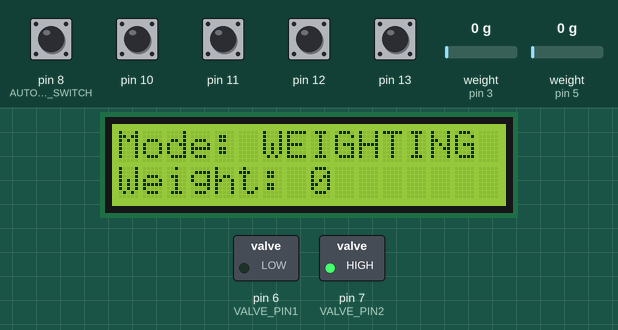
Recording of a program running on a simulated Arduino Uno, built with avr-gcc and run on an emulated ATmega328P. On the bench: 16×2 character LCD, switched loads named in the program (green lamp = pin HIGH). Inputs (shaded band) come from the test bench; at power-on: pin 8 (AUTO_MODE_SWITCH), pin 10–13 HIGH, weight on the scale (sensors on pin 3, pin 5) 0 g. What the program prints to the serial monitor is not drawn.

Above: at 8.2 s.
8.3 s: pin 8 (AUTO_MODE_SWITCH) pulled LOW for 1 s
At 9.3 s:
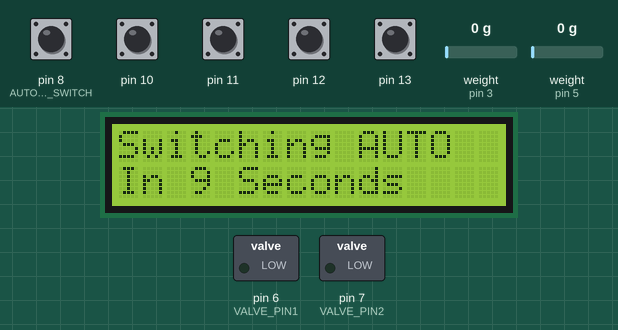
11.0 s: pin 12 pulled LOW for 0.25 s
At 11.8 s:
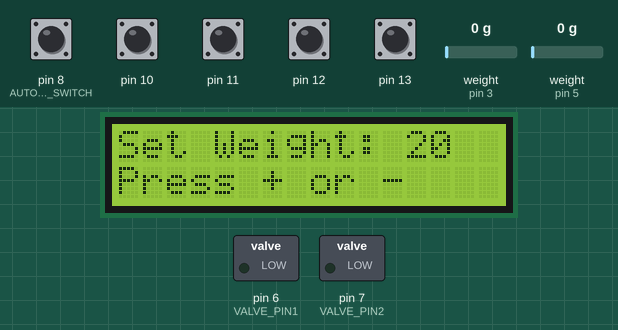
12.7 s: pin 12 pulled LOW for 1 s
At 14.7 s:
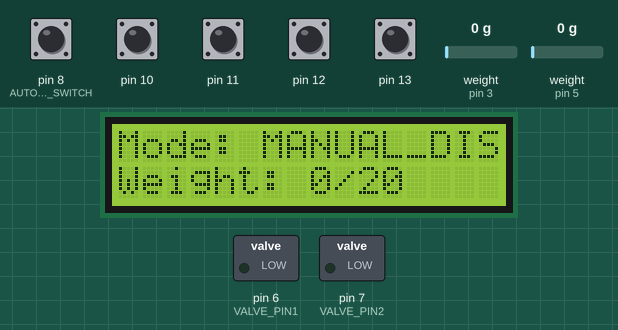
15.3 s: pin 13 pulled LOW for 0.25 s
At 17.1 s:
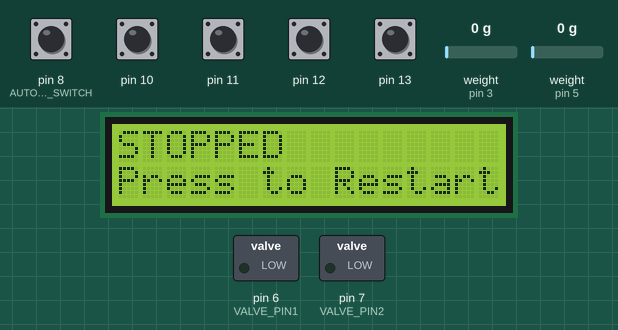
17.8 s: pin 13 pulled LOW for 1 s
At 18.3 s:
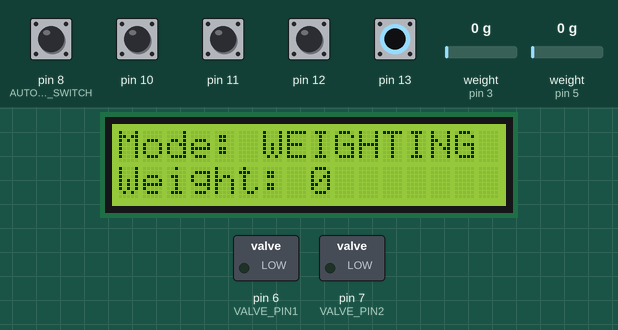
20.3 s: weight on the scale (sensor on pin 3) set to 2500 g
At 21.5 s:
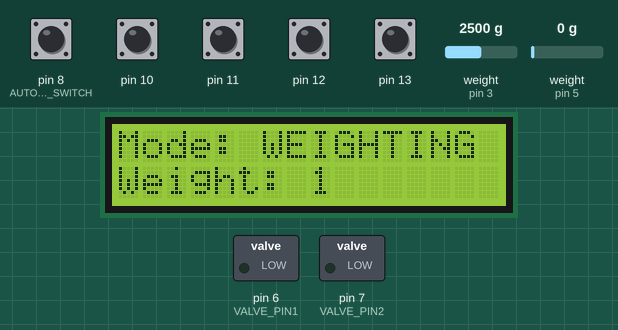
Timing chart, 0 to 22.9 s (numbered marks = the images above; inputs shaded):
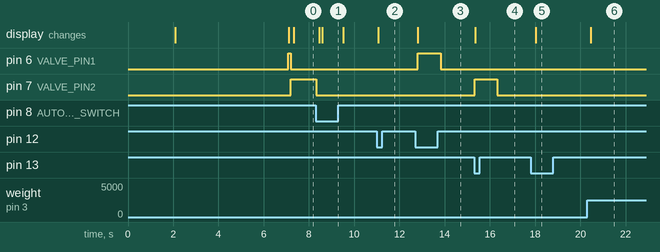

The program:

main.cpp
```cpp
#include <Arduino.h>
#include <LiquidCrystal_I2C.h>
#include <Wire.h>
#include "HX711.h"
#include <Valve.h>
#include <Automatic.h>
#include <PressButton.h>
#include <CustomScale.h>

// PARAMETERS
#define CALIBRATION_FACTOR -7050.0           // This value is obtained using the SparkFun_HX711_Calibration sketch
#define DISPENSER_WEIGHT 20                  // This is the weight of the rice that will be dispensed in kg for auto mode
#define INITIAL_LOADING_DELAY 5000           // This is for the initial loading of the rice at startup
#define AUTO_MODE_EXCHANGE_DELAY 20000       // This is the delay between the exchange of the container in auto mode
#define VALVE_OPEN_DELAY 1000                // this is the time for which the valve will be open and close
#define DISPENSER_WEIGHT_OFFSET 1            // this is the offset for the dispenser weight in kg to start valve closing
#define WEIGHT_MODE_TO_AUTO_MODE_DELAY 10000 // this is the delay to wait when switch back to auto mode from weight mode

// Sensors Pins
#define LOADCELL_DOUT_PIN_1 5
#define LOADCELL_SCK_PIN_1 4
#define LOADCELL_DOUT_PIN_2 3
#define LOADCELL_SCK_PIN_2 2

// Switches and Buttons Pins
#define AUTO_MODE_SWITCH 8         // if this is on, the system will automatically dispense the rice with preset weight, else the system will just act like a weighing machine
#define PLUS_SWITCH 10             // this will increase the weight in manual dispenser mode
#define MINUS_SWITCH 11            // this will decrease the weight in manual dispenser mode
#define MANUAL_DISPENSER_SWITCH 12 // this will turn on the manual dispenser mode
#define VALVE_PIN1 6               // this is the pin for the valve
#define VALVE_PIN2 7               // this is the pin for the valve
#define EMERGENCY_SWITCH 13

// initialize the liquid crystal library
// the first parameter is  the I2C address
// the second parameter is how many rows are on your screen
// the  third parameter is how many columns are on your screen
LiquidCrystal_I2C lcd(0x27, 16, 2);                         // set the LCD address to 0x27 for a 16 chars and 2 line display
HX711 scale;                                                // Create a scale instance
Valve valve(VALVE_PIN1, VALVE_PIN2, VALVE_OPEN_DELAY);      // Create a valve instance
PressButton manualDispenserSwitch(MANUAL_DISPENSER_SWITCH); // Create a button instance
PressButton plusSwitch(PLUS_SWITCH);                        // Create a button instance
PressButton minusSwitch(MINUS_SWITCH);                      // Create a button instance
PressButton emergencySwitch(EMERGENCY_SWITCH);
CustomScale scale1(LOADCELL_DOUT_PIN_1, LOADCELL_SCK_PIN_1, CALIBRATION_FACTOR, true); // Create a scale instance
CustomScale scale2(LOADCELL_DOUT_PIN_2, LOADCELL_SCK_PIN_2, CALIBRATION_FACTOR, false);  // Create a scale instance
AlternateScaling alternateScaling(scale1, scale2);                                      // Create an alternate scaling instance
Automatic automatic(
    valve,
    DISPENSER_WEIGHT,
    DISPENSER_WEIGHT_OFFSET,
    AUTO_MODE_EXCHANGE_DELAY,
    alternateScaling,
    WEIGHT_MODE_TO_AUTO_MODE_DELAY
); // Create an automatic instance

enum Mode
{
    AUTO,
    WEIGHTING,
    MANUAL_SET,
    MANUAL_DISPENSE
};

// Variables
float currentWeight = 0.0;
Mode currentMode = AUTO;
String lastDisplayText = "";
int manualDispenserCustomWeight = DISPENSER_WEIGHT;
bool isPausePressed = false;

void showInDisplay(String, String);
String getModeName(Mode mode);

void setup()
{
    Serial.begin(9600);
    Serial.println("System is starting...");

    // Setup Pins
    pinMode(AUTO_MODE_SWITCH, INPUT_PULLUP);

    lcd.init();
    lcd.backlight();
    automatic.setLcdDisplayCallback(showInDisplay);

    Serial.println("Scale is ready");

    // Startup
    showInDisplay("Please Load Rice", "Upto " + String(DISPENSER_WEIGHT) + " kg");
    // delay for few seconds
    delay(INITIAL_LOADING_DELAY);
    valve.open();
    lcd.clear();
    Serial.println("System is ready");
}
void loop()
{
    valve.update();

    if (emergencySwitch.isPressed())
    {
        if (!isPausePressed)
        {
            isPausePressed = true;
            automatic.reset();
            currentMode = AUTO;
            manualDispenserCustomWeight = DISPENSER_WEIGHT;
        }
        else
        {
            isPausePressed = false;
            automatic.startSwitchModeDelay();
        }
    }
    if (isPausePressed)
    {
        showInDisplay("STOPPED", "Press to Restart");
        return;
    }

    int weight = alternateScaling.getPrimaryWeight();

    // Check for mode changes and update the current mode
    Mode lastMode = currentMode;
    if (currentMode != MANUAL_SET && currentMode != MANUAL_DISPENSE)
    {
        if (digitalRead(AUTO_MODE_SWITCH) == LOW) // check if the auto mode toggle is enabled.
        {
            currentMode = AUTO;
        }
        else // otherwise, switch to weighting mode
        {
            currentMode = WEIGHTING;
        }
    }
    if (manualDispenserSwitch.isPressed())
    {
        // If the manual dispenser switch is pressed, switch to manual set mode
        // If the current mode is already manual set, switch to manual dispense mode
        // If the current mode is manual dispense, switch back to auto mode
        if (currentMode == AUTO || currentMode == WEIGHTING)
        {
            currentMode = MANUAL_SET;
        }
        else if (currentMode == MANUAL_SET)
        {
            currentMode = MANUAL_DISPENSE;
        }
        else
        {
            currentMode = AUTO;
        }
    }
    if (lastMode != currentMode)
    {
        valve.close();
        automatic.reset();
        Serial.println("Switched to " + getModeName(currentMode));

        // If the current mode is auto, start the switch mode delay because we came back from other mode
        if (currentMode == AUTO)
        {
            automatic.startSwitchModeDelay();
        }
    }

    // Act based on the current mode
    if (currentMode == AUTO)
    {
        automatic.processAutoMode(); //  process the automatic mode. display will be updated by the callback
    }
    else if (currentMode == WEIGHTING)
    {
        int weightSecondary = alternateScaling.getSecondaryWeight();
        showInDisplay("Mode: " + getModeName(currentMode), "Weight: " + String(weightSecondary));
    }
    else if (currentMode == MANUAL_SET)
    {
        valve.close();
        if (plusSwitch.isPressed())
        {
            manualDispenserCustomWeight += 1;
            Serial.println("Set Weight: " + String(manualDispenserCustomWeight));
        }
        else if (minusSwitch.isPressed())
        {
            manualDispenserCustomWeight -= 1;
            Serial.println("Set Weight: " + manualDispenserCustomWeight);
        }
        showInDisplay("Set Weight: " + String(manualDispenserCustomWeight), "Press + or -");
    }
    else if (currentMode == MANUAL_DISPENSE)
    {
        showInDisplay("Mode: " + getModeName(currentMode), "Weight: " + String(weight) + "/" + String(manualDispenserCustomWeight));
        valve.open();
        if (weight >= (manualDispenserCustomWeight - DISPENSER_WEIGHT_OFFSET))
        {
            valve.close();
            currentMode = MANUAL_SET;
            showInDisplay("Switched to " + getModeName(currentMode), "Press Dispense");
            Serial.println("Switched to " + getModeName(currentMode) + " Because weight is greater than set weight");
        }
    }
}

void showInDisplay(String line1, String line2)
{
    if (lastDisplayText == line1 + line2)
    {
        return;
    }
    Serial.println(line1 + " | " + line2);
    lcd.clear();
    lastDisplayText = line1 + line2;
    lcd.setCursor(0, 0);
    lcd.print(line1);
    lcd.setCursor(0, 1);
    lcd.print(line2);
}

String getModeName(Mode mode)
{
    switch (mode)
    {
    case AUTO:
        return "AUTO";
    case WEIGHTING:
        return "WEIGHTING";
    case MANUAL_SET:
        return "MANUAL_SET";
    case MANUAL_DISPENSE:
        return "MANUAL_DISPENSE";
    default:
        return "UNKNOWN";
    }
}
```

Automatic.h
```cpp
#include <Arduino.h>
#include <Valve.h>
#include <CustomScale.h>

#ifndef AUTOMATIC_H
#define AUTOMATIC_H

class Automatic
{
    Valve &valve;
    AlternateScaling &alternateScaling;
    bool waitingForExchange = false;
    unsigned long exchangeStartTime = 0;
    float dispenserWeight;
    float dispenserWeightOffset;
    unsigned long exchangeDelay;
    void (*showInDisplay)(String, String);
    unsigned long switchModeDelayStartTime = 0;
    unsigned long switchModeDelay;

public:
    Automatic(Valve &valve, float dispenserWeight, float dispenserWeightOffset, unsigned long exchangeDelay, AlternateScaling &alternateScaling, unsigned long switchModeDelay) : valve(valve), alternateScaling(alternateScaling), switchModeDelay(switchModeDelay)
    {
        this->dispenserWeight = dispenserWeight;
        this->dispenserWeightOffset = dispenserWeightOffset;
        this->exchangeDelay = exchangeDelay;
    }
    void reset()
    {
        waitingForExchange = false;
        exchangeStartTime = 0;
        valve.close();
        switchModeDelayStartTime = 0;
    }
    void startSwitchModeDelay()
    {
        switchModeDelayStartTime = millis();
    }
    void setLcdDisplayCallback(void (*showInDisplay)(String, String))
    {
        this->showInDisplay = showInDisplay;
    }
    void processAutoMode()
    {
        if (switchModeDelayStartTime > 0)
        {
            if ((millis() - switchModeDelayStartTime) < switchModeDelay)
            {
                showInDisplay("Switching AUTO", "In " + String((int)((switchModeDelay - (millis() - switchModeDelayStartTime)) / 1000)) + " Seconds");
                return;
            }
            switchModeDelayStartTime = 0;
        }
        int weight = alternateScaling.getWeight();
        if (waitingForExchange)
        {
            if ((millis() - exchangeStartTime) < (exchangeDelay / 2))
            {
                showInDisplay("Secure your", "Dispenser");
            }
            else
            {
                showInDisplay("Waiting For", "Next Dispenser");
            }
            if ((millis() - exchangeStartTime) > exchangeDelay) // check if the exchange delay has passed, if so open the valve
            {
                valve.open();
                waitingForExchange = false;
                alternateScaling.switchScale(); // switch the scale after the exchange delay
            }
        }
        else
        {
            valve.open(); // make sure the valve is open
            showInDisplay("Mode: AUTO", "Weight: " + String(weight));
            if (weight >= (dispenserWeight - dispenserWeightOffset))
            {
                // close the valve and start the exchange delay if the weight is greater than the dispenser set weight
                valve.close();
                waitingForExchange = true;
                exchangeStartTime = millis();
            }
        }
    }
};

#endif
```

CustomScale.h
```cpp
#include <Arduino.h>
#include <HX711.h>

#ifndef CustomScale_H
#define CustomScale_H

class CustomScale
{
    HX711 scale;
    bool revertSign = false;

public:
    CustomScale(int doutPin, int sckPin, float calibrationFactor, bool revertSign) : revertSign(revertSign)
    {
        scale.begin(doutPin, sckPin);
        scale.set_scale(calibrationFactor); // This value is obtained by using the SparkFun_HX711_Calibration sketch
        scale.tare();
    }

    int getWeight()
    {
        float scaleLbs = scale.get_units();
        float scaleKg = scaleLbs * 0.453592;
        return revertSign ? (int)-scaleKg : (int)scaleKg;
    }
};

class AlternateScaling
{
    CustomScale &scale1;
    CustomScale &scale2;

    byte activeScaleIndex = 0;

public:
    AlternateScaling(CustomScale &scale1, CustomScale &scale2) : scale1(scale1), scale2(scale2) {}

    float getPrimaryWeight()
    {
        return scale1.getWeight();
    }

    float getSecondaryWeight()
    {
        return scale2.getWeight();
    }

    float getWeight()
    {
        if (activeScaleIndex == 0)
        {
            return getPrimaryWeight();
        }
        else
        {
            return getSecondaryWeight();
        }
    }

    void switchScale()
    {
        activeScaleIndex = !activeScaleIndex;
    }
};

#endif
```

PressButton.h
```cpp
#include <Arduino.h>

#ifndef PressButton_H
#define PressButton_H

class PressButton
{
private:
    int pin;           // Pin connected to the button
    bool currentState; // Current button state
    bool lastState;    // Previous button state

public:
    // Constructor to initialize the button with its pin
    PressButton(int buttonPin) : pin(buttonPin), currentState(false), lastState(false)
    {
        pinMode(pin, INPUT_PULLUP); // Use internal pull-up resistor
    }

    // Method to check if the button was just pressed and released
    bool isPressed()
    {
        currentState = digitalRead(pin); // Read the button state

        // Detect state change from HIGH to LOW
        if (currentState == LOW && lastState == HIGH)
        {
            lastState = currentState; // Update the last state
            return true;              // Button was pressed and released
        }

        // Update the last state
        lastState = currentState;
        return false;
    }
};

#endif
```

Valve.h
```cpp
#include <Arduino.h>

#ifndef VALVE_H
#define VALVE_H

class Valve
{
    uint8_t pin1;
    uint8_t pin2;
    bool state;
    unsigned long openDelay;
    unsigned long lastTriggeredTime = 0;

public:
    Valve(uint8_t pin1, uint8_t pin2, unsigned long openDelay) : pin1(pin1), pin2(pin2), state(false), openDelay(openDelay)
    {
        pinMode(pin1, OUTPUT);
        pinMode(pin2, OUTPUT);
    }
    void update() {
        if (lastTriggeredTime > 0 && (millis() - lastTriggeredTime) > openDelay) {
            stop();
            lastTriggeredTime = 0;
        }
    }

    void open()
    {
        if (this->state)
        {
            return;
        }
        Serial.println("Opening Valve");
        digitalWrite(pin1, HIGH);
        digitalWrite(pin2, LOW);
        this->state = true;
        lastTriggeredTime = millis();
    }
    void close()
    {
        if (!this->state)
        {
            return;
        }
        Serial.println("Closing Valve");
        digitalWrite(pin1, LOW);
        digitalWrite(pin2, HIGH);
        this->state = false;
        lastTriggeredTime = millis();
    }
    void stop()
    {
        Serial.println("Stopping Valve");
        digitalWrite(pin1, LOW);
        digitalWrite(pin2, LOW);
    }
};

#endif
```

Measured:
- after the input at 8.3 s, the display: first changes after 0.16 s (image 1 shows a later state)
- after the input at 11.0 s, the display: changes after 0.06 s (image 2)
- after the input at 12.7 s, pin 6 (VALVE_PIN1): LOW → HIGH after 0.11 s, → LOW 1.0 s later; the display: changes after 0.11 s (image 3)
- after the input at 15.3 s, pin 7 (VALVE_PIN2): LOW → HIGH at once, → LOW 1.0 s later; the display: changes after 0.06 s (image 4)
- after the input at 17.8 s, the display: changes after 0.23 s (image 5)
- after the input at 20.3 s, the display: changes after 0.17 s (image 6)
